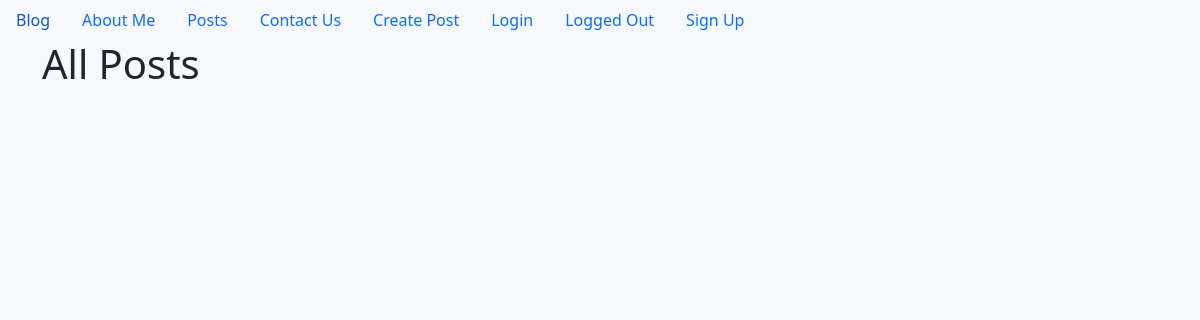
The page /list/ on the database as committed earlier.
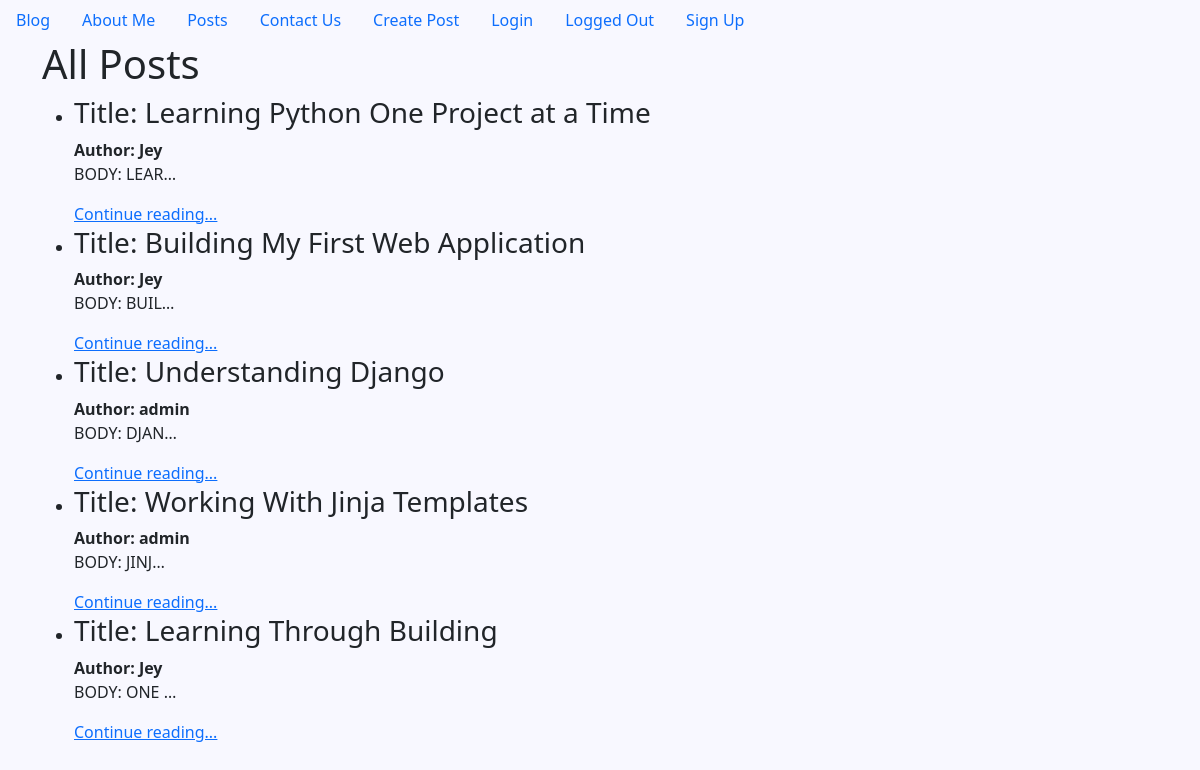
The same page on the database as committed later.
### posts/models.py (models this page shows, shortened)
class Post(models.Model):
    title = models.CharField(max_length=128)
    subtitle = models.CharField(max_length=128)
    body = models.TextField()
    created_on = models.DateTimeField(auto_now_add=True)
    author = models.ForeignKey(
        User,
        on_delete=models.CASCADE
    )

### posts/views.py (the view)
# urls.py: path("list/", PostListView.as_view(), name="post_list"),
class PostListView(ListView):
    template_name = "postsTemplates/list.html"
    model = Post
    context_object_name = "posts"

### templates/postsTemplates/list.html (shortened to what this page needs)
{% extends 'base.html' %}
{% load static %}
{% block css %}
<link rel="stylesheet" href="{% static 'CSS/about.css' %}">
{% endblock %}
{% block content %}
    <h1>All Posts</h1>
    <ul>
        {% for item in posts %}
        <li>
            <h3>Title: {{ item.title }}</h3>
            <span><strong>Author: {{ item.author }}</strong></span>
            <p>Body: {{ item.body|truncatechars:5 }}</p>
            <a href="{% url 'post_detail' item.id %}">Continue reading...</a>
        </li>
        {% endfor %}
    </ul>
{% endblock %}

### templates/base.html (shortened to what this page needs)
<!DOCTYPE html>
<html lang="en">
    <head>
        <link href="https://cdn.jsdelivr.net/npm/bootstrap@5.3.8/dist/css/bootstrap.min.css" rel="stylesheet">
        {% block css %}{% endblock %}
        <link rel="stylesheet" href="">
    </head>
    <body>
        {% include "navbar.html" %}
    <div class="container">
        {% block content %}
        {% endblock %}
    </div>
    </body>
</html>

### templates/navbar.html
<ul class="nav">
<li class="nav-item">
    <a class="nav-link active" aria-current="page" href="{% url 'home' %}">Blog</a>
</li>
<li class="nav-item">
    <a class="nav-link" href="{% url 'about' %}">About Me</a>
</li>
<li class="nav-item">
    <a class="nav-link" href="{% url 'post_list' %}">Posts</a>
</li>
<li class="nav-item">
    <a class="nav-link" href="{% url 'contact' %}">Contact Us</a>
</li>
<li class="nav-item">
    <a class="nav-link" href="{% url 'post_new' %}">Create Post</a>
</li>
<li class="nav-item">
    <a class="nav-link" href="{% url 'login' %}">Login</a>
</li>
    {% if user.is_unauthenticated %}
<li class="nav-item">
        <span class="badge text-bg-info">{{ user.username }}</span>
</li>
{% else %}
<li class="nav-item">
    <a class="nav-link" href="{% url 'logout' %}">Logged Out</a>
</li>
<li class="nav-item">
    <a class="nav-link" href="{% url 'signup' %}">Sign Up</a>
</li>
    {% endif %}
</ul>

### static/CSS/about.css (style rules this page uses)
body { background-color: ghostwhite; }
p { text-transform: uppercase; font-weight: lighter; }

Rows that differ between the two databases and show on the page:
added Post: title "Learning Python One Project at a Time", author "Jey", body "LEAR…"
added Post: title "Building My First Web Application", author "Jey", body "BUIL…"
added Post: title "Understanding Django", author "admin", body "DJAN…"
added Post: title "Working With Jinja Templates", author "admin", body "JINJ…"
added Post: title "Learning Through Building", author "Jey", body "ONE …"
